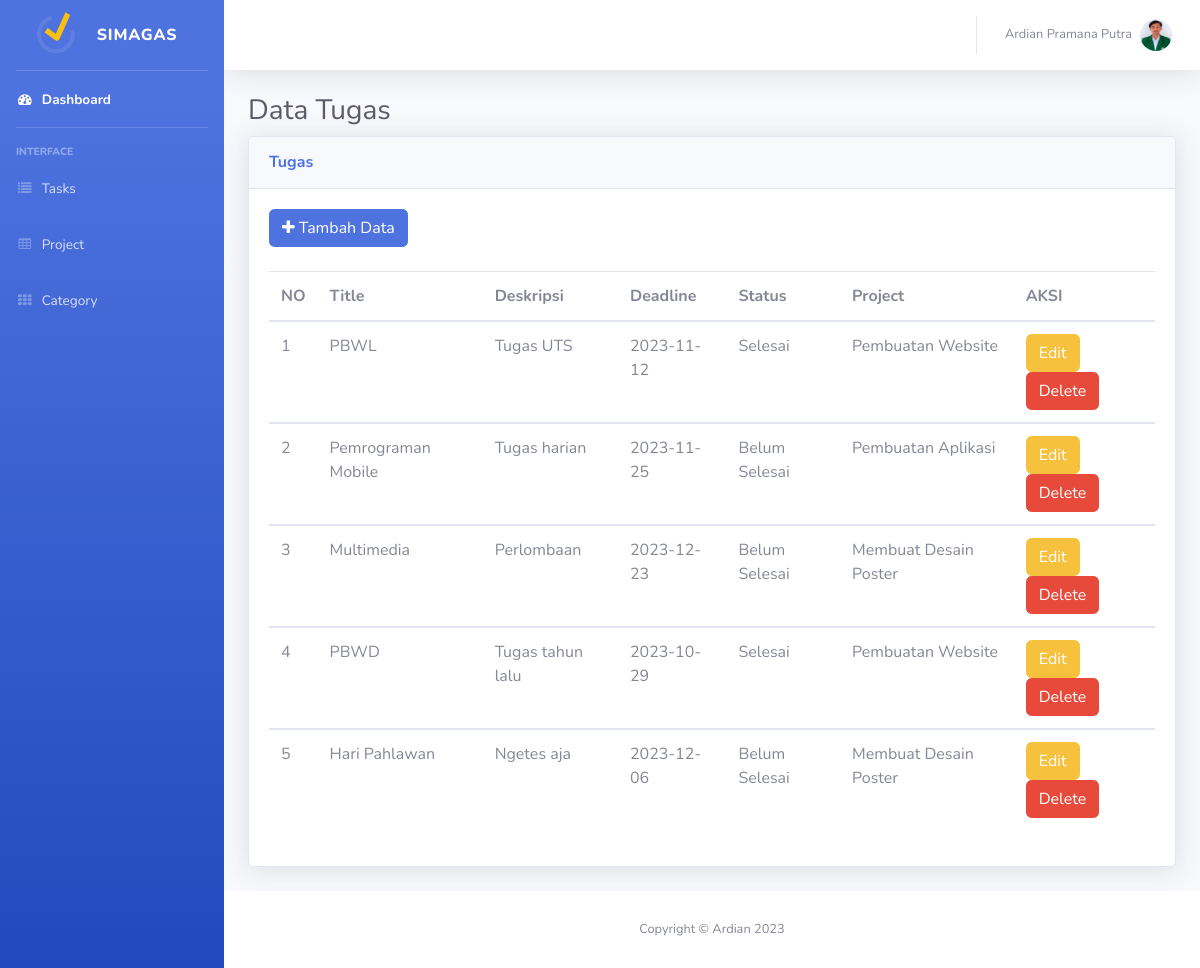
Screenshot of /index.php?hal=ta_tampil with the database file from the repository.
### tables this page shows
CREATE TABLE `tasks` (
  `task_id` int(11) NOT NULL,
  `title` varchar(50) NOT NULL,
  `description` text NOT NULL,
  `deadline` date NOT NULL,
  `status` varchar(15) NOT NULL,
  `project_id` int(11) NOT NULL
);

CREATE TABLE `project` (
  `project_id` int(11) NOT NULL,
  `project_name` varchar(50) NOT NULL,
  `project_description` text NOT NULL,
  `category_id` int(11) NOT NULL
);

### inc/Koneksi.php (called while the page is built, shortened)
<?php
class Koneksi {
    public function __construct() {
        $this->db = new \PDO("mysql:host=localhost;dbname=db_daftgas", "root", "");
    }
}
?>

### app/Tugas.php (called while the page is built, shortened)
<?php
class Tugas extends Koneksi {
    public function tampil()
    {
        $sql = "SELECT tasks.*, project.* FROM tasks, project WHERE tasks.project_id=project.project_id";
        $stmt = $this->db->prepare($sql);
        $stmt->execute();
        $data = [];
        while ($rows = $stmt->fetch()) {
            $data[] = $rows;
        }
        return $data;
    }
}

### ta_tampil.php (the view)
<?php
$ta = new App\Tugas;
$rows = $ta->tampil();
?>
<h1 class="h3 mb-2 text-gray-800">Data Tugas</h1>
<div class="card shadow mb-4" >
    <div class="card-header py-3">
        <h6 class="m-0 font-weight-bold text-primary">Tugas</h6>
    </div>
    <div class="card-body">
        <div class="table-responsive">
    <a href="index.php?hal=ta_input" class="btn btn-primary"><i class="fa fa-plus"></i> Tambah Data</a><br><br>
            <table class="table">
                <thead>
                    <tr>
                        <th>NO</th>
                        <th>Title</th>
                        <th>Deskripsi</th>
                        <th>Deadline</th>
                        <th>Status</th>
                        <th>Project</th>
                        <th>AKSI</th>
                    </tr>
                </thead>
                <tbody>
                    <?php
                    $no = 1;
                    foreach ($rows as $row) {
                    ?>
                    <tr>
                        <td><?= $no++; ?></td>
                        <td><?php echo $row['title']; ?></td>
                        <td><?php echo $row['description']; ?></td>
                        <td><?php echo $row['deadline']; ?></td>
                        <td><?php echo $row['status']; ?></td>
                        <td><?php echo $row['project_name']; ?></td>
                        <td>
                            <a href="index.php?hal=ta_edit&id=<?php echo $row['task_id']; ?>" class="btn btn-warning">Edit</a>
                            <a href="index.php?hal=ta_delete&id=<?php echo $row['task_id']; ?>" class="btn btn-danger">Delete</a>
                        </td>
                    </tr>
                </tbody>
                <?php } ?>
            </table>
        </div>
    </div>
</div>

### index.php (shortened to what this page needs)
<!DOCTYPE html>
<html lang="en">
<head>
    <link href="https://maxcdn.bootstrapcdn.com/font-awesome/4.5.0/css/font-awesome.min.css" rel="stylesheet" type="text/css">
    <link href="layout/css/sb-admin-2.min.css" rel="stylesheet">
</head>
<body id="page-top">
    <div id="wrapper">
        <ul class="navbar-nav bg-gradient-primary sidebar sidebar-dark accordion" id="accordionSidebar">
            <a class="sidebar-brand d-flex align-items-center justify-content-center" href="index.php">
                <div class="sidebar-brand-icon rotate-n-15">
                    <img src="layout/assets/img/tugas.png" width="50px">
                </div>
                <div class="sidebar-brand-text mx-3">SIMAGAS</div>
            </a>
            <hr class="sidebar-divider my-0">
            <li class="nav-item active">
                <a class="nav-link" href="index.php">
                    <i class="fa fa-fw fa-dashboard"></i>
                    <span>Dashboard</span></a>
            </li>
            <hr class="sidebar-divider">
            <div class="sidebar-heading">
                Interface
            </div>
            <li class="nav-item">
                <a class="nav-link" href="index.php?hal=ta_tampil">
                    <i class="fa fa-fw fa-list"></i>
                    <span>Tasks</span></a>
            </li>
            <li class="nav-item">
                <a class="nav-link" href="index.php?hal=pro_tampil">
                    <i class="fa fa-fw fa-table"></i>
                    <span>Project</span></a>
            </li>
            <li class="nav-item">
                <a class="nav-link" href="index.php?hal=cat_tampil">
                    <i class="fa fa-fw fa-th"></i>
                    <span>Category</span></a>
            </li>
        </ul>
        <div id="content-wrapper" class="d-flex flex-column">
            <div id="content">
                <nav class="navbar navbar-expand navbar-light bg-white topbar mb-4 static-top shadow">
                    <ul class="navbar-nav ml-auto">
                        <li class="nav-item dropdown no-arrow">
                            <a class="nav-link dropdown-toggle" href="#" id="userDropdown" role="button"
                                data-toggle="dropdown" aria-haspopup="true" aria-expanded="false">
                                <span class="mr-2 d-none d-lg-inline text-gray-600 small">Ardian Pramana Putra</span>
                                <img class="img-profile rounded-circle"
                                    src="layout/assets/img/user.jpg">
                            </a>
                        </li>
                    </ul>
                </nav>
                <div class="container-fluid">
                    <?php
                    require_once "inc/Koneksi.php";
                    if (isset($_GET['hal'])) {
                        require $_GET['hal'] . ".php";
                    } else {
                        require "main.php";
                    }
                    ?>
                </div>
            </div>
            <footer class="sticky-footer bg-white">
                <div class="container my-auto">
                    <div class="copyright text-center my-auto">
                        <span>Copyright &copy; Ardian 2023</span>
                    </div>
                </div>
            </footer>
        </div>
    </div>
</body>
</html>

### rows the page displays
tasks: title "PBWL", description "Tugas UTS", deadline "2023-11-12", status "Selesai", project.project_name "Pembuatan Website"
tasks: title "Pemrograman Mobile", description "Tugas harian", deadline "2023-11-25", status "Belum Selesai", project.project_name "Pembuatan Aplikasi"
tasks: title "Multimedia", description "Perlombaan", deadline "2023-12-23", status "Belum Selesai", project.project_name "Membuat Desain Poster"
tasks: title "PBWD", description "Tugas tahun lalu", deadline "2023-10-29", status "Selesai", project.project_name "Pembuatan Website"
tasks: title "Hari Pahlawan", description "Ngetes aja", deadline "2023-12-06", status "Belum Selesai", project.project_name "Membuat Desain Poster"
